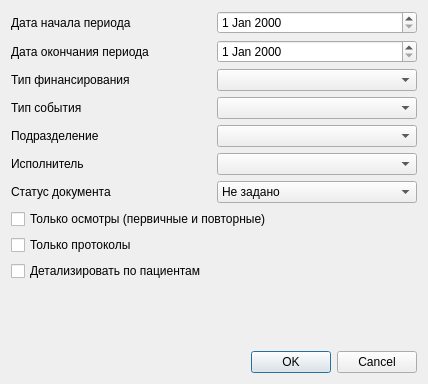
<?xml version="1.0" encoding="UTF-8"?>
<ui version="4.0">
 <class>ReportEMDSetupDialog</class>
 <widget class="QDialog" name="ReportEMDSetupDialog">
  <property name="geometry">
   <rect>
    <x>0</x>
    <y>0</y>
    <width>428</width>
    <height>384</height>
   </rect>
  </property>
  <property name="windowTitle">
   <string>Dialog</string>
  </property>
  <layout class="QGridLayout" name="gridLayout">
   <item row="10" column="0" colspan="2">
    <spacer name="verticalSpacer">
     <property name="orientation">
      <enum>Qt::Vertical</enum>
     </property>
     <property name="sizeHint" stdset="0">
      <size>
       <width>20</width>
       <height>40</height>
      </size>
     </property>
    </spacer>
   </item>
   <item row="2" column="1">
    <widget class="CRBComboBox" name="cmbFinance"/>
   </item>
   <item row="2" column="0">
    <widget class="QLabel" name="lblFinance">
     <property name="text">
      <string>Тип финансирования</string>
     </property>
    </widget>
   </item>
   <item row="11" column="0" colspan="2">
    <widget class="QDialogButtonBox" name="buttonBox">
     <property name="orientation">
      <enum>Qt::Horizontal</enum>
     </property>
     <property name="standardButtons">
      <set>QDialogButtonBox::Cancel|QDialogButtonBox::Ok</set>
     </property>
    </widget>
   </item>
   <item row="0" column="1">
    <widget class="CDateEdit" name="edtBegDate"/>
   </item>
   <item row="3" column="1">
    <widget class="CRBComboBox" name="cmbEventType"/>
   </item>
   <item row="4" column="1">
    <widget class="COrgStructureComboBox" name="cmbOrgStructure"/>
   </item>
   <item row="0" column="0">
    <widget class="QLabel" name="lblBegDate">
     <property name="text">
      <string>Дата начала периода</string>
     </property>
    </widget>
   </item>
   <item row="1" column="0">
    <widget class="QLabel" name="lblEndDate">
     <property name="text">
      <string>Дата окончания периода</string>
     </property>
    </widget>
   </item>
   <item row="1" column="1">
    <widget class="CDateEdit" name="edtEndDate"/>
   </item>
   <item row="3" column="0">
    <widget class="QLabel" name="lblEventType">
     <property name="text">
      <string>Тип события</string>
     </property>
    </widget>
   </item>
   <item row="4" column="0">
    <widget class="QLabel" name="lblOrgStructure">
     <property name="text">
      <string>Подразделение</string>
     </property>
    </widget>
   </item>
   <item row="8" column="0" colspan="2">
    <widget class="QCheckBox" name="chkOnlyProtocols">
     <property name="text">
      <string>Только протоколы</string>
     </property>
    </widget>
   </item>
   <item row="7" column="0" colspan="2">
    <widget class="QCheckBox" name="chkOnlyInspections">
     <property name="text">
      <string>Только осмотры (первичные и повторные)</string>
     </property>
    </widget>
   </item>
   <item row="6" column="0">
    <widget class="QLabel" name="lblStatus">
     <property name="text">
      <string>Статус документа</string>
     </property>
    </widget>
   </item>
   <item row="9" column="0" colspan="2">
    <widget class="QCheckBox" name="chkDetailClients">
     <property name="text">
      <string>Детализировать по пациентам</string>
     </property>
    </widget>
   </item>
   <item row="6" column="1">
    <widget class="QComboBox" name="cmbStatus">
     <item>
      <property name="text">
       <string>Не задано</string>
      </property>
     </item>
     <item>
      <property name="text">
       <string>Подписан</string>
      </property>
     </item>
     <item>
      <property name="text">
       <string>Не подписан</string>
      </property>
     </item>
    </widget>
   </item>
   <item row="5" column="1">
    <widget class="CPersonComboBoxEx" name="cmbPerson"/>
   </item>
   <item row="5" column="0">
    <widget class="QLabel" name="lblPerson">
     <property name="text">
      <string>Исполнитель</string>
     </property>
    </widget>
   </item>
  </layout>
 </widget>
 <customwidgets>
  <customwidget>
   <class>CRBComboBox</class>
   <extends>QComboBox</extends>
   <header>library.crbcombobox</header>
  </customwidget>
  <customwidget>
   <class>CDateEdit</class>
   <extends>QDateEdit</extends>
   <header>library.DateEdit</header>
  </customwidget>
  <customwidget>
   <class>COrgStructureComboBox</class>
   <extends>QComboBox</extends>
   <header>Orgs.OrgStructComboBoxes</header>
  </customwidget>
  <customwidget>
   <class>CPersonComboBoxEx</class>
   <extends>QComboBox</extends>
   <header>Orgs/PersonComboBoxEx.h</header>
  </customwidget>
 </customwidgets>
 <resources/>
 <connections>
  <connection>
   <sender>buttonBox</sender>
   <signal>accepted()</signal>
   <receiver>ReportEMDSetupDialog</receiver>
   <slot>accept()</slot>
   <hints>
    <hint type="sourcelabel">
     <x>248</x>
     <y>254</y>
    </hint>
    <hint type="destinationlabel">
     <x>157</x>
     <y>274</y>
    </hint>
   </hints>
  </connection>
  <connection>
   <sender>buttonBox</sender>
   <signal>rejected()</signal>
   <receiver>ReportEMDSetupDialog</receiver>
   <slot>reject()</slot>
   <hints>
    <hint type="sourcelabel">
     <x>316</x>
     <y>260</y>
    </hint>
    <hint type="destinationlabel">
     <x>286</x>
     <y>274</y>
    </hint>
   </hints>
  </connection>
  <connection>
   <sender>chkOnlyProtocols</sender>
   <signal>toggled(bool)</signal>
   <receiver>cmbStatus</receiver>
   <slot>setDisabled(bool)</slot>
   <hints>
    <hint type="sourcelabel">
     <x>217</x>
     <y>281</y>
    </hint>
    <hint type="destinationlabel">
     <x>316</x>
     <y>231</y>
    </hint>
   </hints>
  </connection>
 </connections>
</ui>
